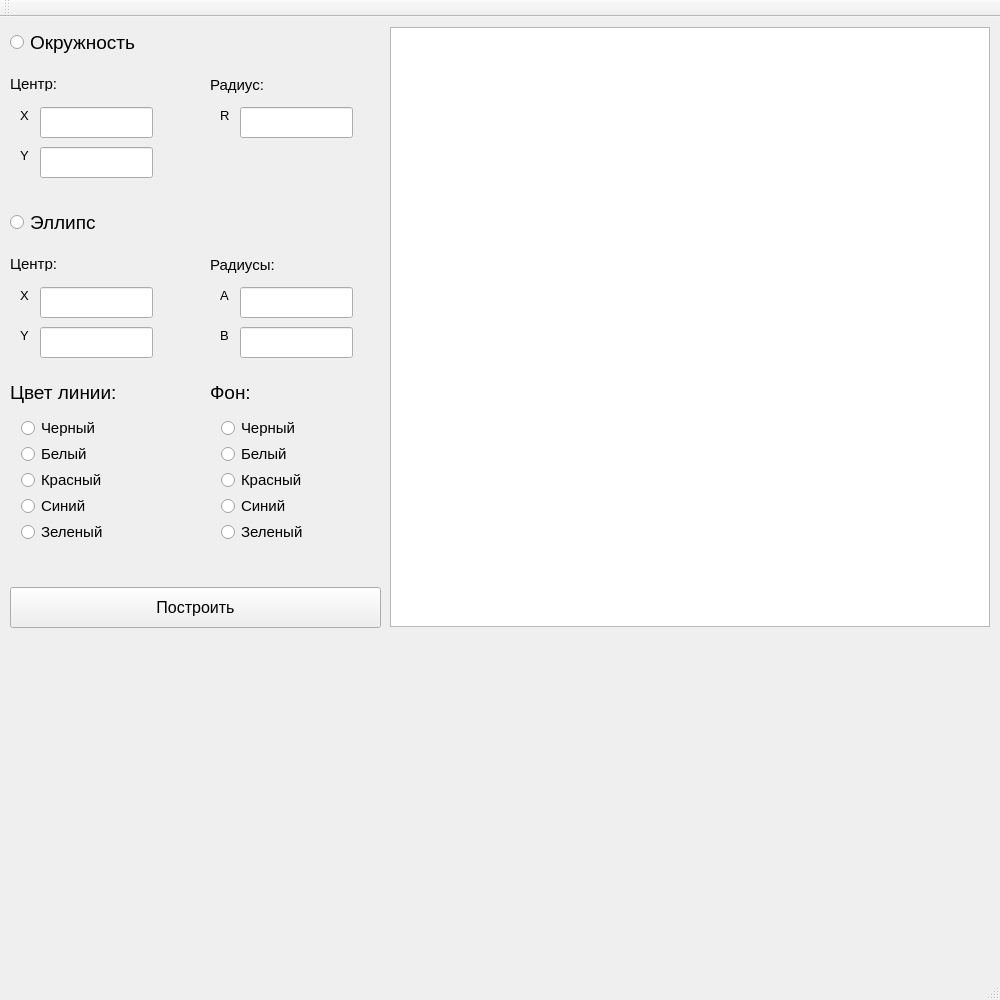
<?xml version="1.0" encoding="UTF-8"?>
<ui version="4.0">
 <class>MainWindow</class>
 <widget class="QMainWindow" name="MainWindow">
  <property name="geometry">
   <rect>
    <x>0</x>
    <y>0</y>
    <width>1000</width>
    <height>1000</height>
   </rect>
  </property>
  <property name="minimumSize">
   <size>
    <width>1000</width>
    <height>1000</height>
   </size>
  </property>
  <property name="windowTitle">
   <string>MainWindow</string>
  </property>
  <widget class="QWidget" name="centralWidget">
   <widget class="QGraphicsView" name="graphicsView">
    <property name="geometry">
     <rect>
      <x>390</x>
      <y>10</y>
      <width>600</width>
      <height>600</height>
     </rect>
    </property>
    <property name="minimumSize">
     <size>
      <width>600</width>
      <height>600</height>
     </size>
    </property>
   </widget>
   <widget class="QLineEdit" name="lineEdit">
    <property name="geometry">
     <rect>
      <x>40</x>
      <y>90</y>
      <width>113</width>
      <height>31</height>
     </rect>
    </property>
   </widget>
   <widget class="QLabel" name="label_2">
    <property name="geometry">
     <rect>
      <x>10</x>
      <y>60</y>
      <width>59</width>
      <height>14</height>
     </rect>
    </property>
    <property name="font">
     <font>
      <pointsize>11</pointsize>
     </font>
    </property>
    <property name="text">
     <string>Центр:</string>
    </property>
   </widget>
   <widget class="QLabel" name="label_3">
    <property name="geometry">
     <rect>
      <x>20</x>
      <y>90</y>
      <width>16</width>
      <height>16</height>
     </rect>
    </property>
    <property name="font">
     <font>
      <pointsize>10</pointsize>
     </font>
    </property>
    <property name="text">
     <string>X</string>
    </property>
   </widget>
   <widget class="QLabel" name="label_4">
    <property name="geometry">
     <rect>
      <x>20</x>
      <y>130</y>
      <width>16</width>
      <height>16</height>
     </rect>
    </property>
    <property name="font">
     <font>
      <pointsize>10</pointsize>
     </font>
    </property>
    <property name="text">
     <string>Y</string>
    </property>
   </widget>
   <widget class="QLineEdit" name="lineEdit_2">
    <property name="geometry">
     <rect>
      <x>40</x>
      <y>130</y>
      <width>113</width>
      <height>31</height>
     </rect>
    </property>
   </widget>
   <widget class="QLabel" name="label_5">
    <property name="geometry">
     <rect>
      <x>210</x>
      <y>60</y>
      <width>81</width>
      <height>16</height>
     </rect>
    </property>
    <property name="font">
     <font>
      <pointsize>11</pointsize>
     </font>
    </property>
    <property name="text">
     <string>Радиус:</string>
    </property>
   </widget>
   <widget class="QLineEdit" name="lineEdit_3">
    <property name="geometry">
     <rect>
      <x>240</x>
      <y>90</y>
      <width>113</width>
      <height>31</height>
     </rect>
    </property>
   </widget>
   <widget class="QLabel" name="label_6">
    <property name="geometry">
     <rect>
      <x>220</x>
      <y>90</y>
      <width>16</width>
      <height>16</height>
     </rect>
    </property>
    <property name="font">
     <font>
      <pointsize>10</pointsize>
     </font>
    </property>
    <property name="text">
     <string>R</string>
    </property>
   </widget>
   <widget class="QRadioButton" name="radioButton">
    <property name="geometry">
     <rect>
      <x>10</x>
      <y>10</y>
      <width>161</width>
      <height>31</height>
     </rect>
    </property>
    <property name="font">
     <font>
      <pointsize>14</pointsize>
     </font>
    </property>
    <property name="text">
     <string>Окружность</string>
    </property>
   </widget>
   <widget class="QRadioButton" name="radioButton_2">
    <property name="geometry">
     <rect>
      <x>10</x>
      <y>190</y>
      <width>161</width>
      <height>31</height>
     </rect>
    </property>
    <property name="font">
     <font>
      <pointsize>14</pointsize>
     </font>
    </property>
    <property name="text">
     <string>Эллипс</string>
    </property>
   </widget>
   <widget class="QLabel" name="label_7">
    <property name="geometry">
     <rect>
      <x>10</x>
      <y>240</y>
      <width>59</width>
      <height>14</height>
     </rect>
    </property>
    <property name="font">
     <font>
      <pointsize>11</pointsize>
     </font>
    </property>
    <property name="text">
     <string>Центр:</string>
    </property>
   </widget>
   <widget class="QLineEdit" name="lineEdit_4">
    <property name="geometry">
     <rect>
      <x>40</x>
      <y>270</y>
      <width>113</width>
      <height>31</height>
     </rect>
    </property>
   </widget>
   <widget class="QLineEdit" name="lineEdit_5">
    <property name="geometry">
     <rect>
      <x>40</x>
      <y>310</y>
      <width>113</width>
      <height>31</height>
     </rect>
    </property>
   </widget>
   <widget class="QLabel" name="label_8">
    <property name="geometry">
     <rect>
      <x>20</x>
      <y>310</y>
      <width>16</width>
      <height>16</height>
     </rect>
    </property>
    <property name="font">
     <font>
      <pointsize>10</pointsize>
     </font>
    </property>
    <property name="text">
     <string>Y</string>
    </property>
   </widget>
   <widget class="QLabel" name="label_9">
    <property name="geometry">
     <rect>
      <x>20</x>
      <y>270</y>
      <width>16</width>
      <height>16</height>
     </rect>
    </property>
    <property name="font">
     <font>
      <pointsize>10</pointsize>
     </font>
    </property>
    <property name="text">
     <string>X</string>
    </property>
   </widget>
   <widget class="QLabel" name="label_14">
    <property name="geometry">
     <rect>
      <x>210</x>
      <y>240</y>
      <width>81</width>
      <height>16</height>
     </rect>
    </property>
    <property name="font">
     <font>
      <pointsize>11</pointsize>
     </font>
    </property>
    <property name="text">
     <string>Радиусы:</string>
    </property>
   </widget>
   <widget class="QLineEdit" name="lineEdit_9">
    <property name="geometry">
     <rect>
      <x>240</x>
      <y>270</y>
      <width>113</width>
      <height>31</height>
     </rect>
    </property>
   </widget>
   <widget class="QLabel" name="label_16">
    <property name="geometry">
     <rect>
      <x>220</x>
      <y>270</y>
      <width>16</width>
      <height>16</height>
     </rect>
    </property>
    <property name="font">
     <font>
      <pointsize>10</pointsize>
     </font>
    </property>
    <property name="text">
     <string>A</string>
    </property>
   </widget>
   <widget class="QLabel" name="label_17">
    <property name="geometry">
     <rect>
      <x>220</x>
      <y>310</y>
      <width>16</width>
      <height>16</height>
     </rect>
    </property>
    <property name="font">
     <font>
      <pointsize>10</pointsize>
     </font>
    </property>
    <property name="text">
     <string>B</string>
    </property>
   </widget>
   <widget class="QLineEdit" name="lineEdit_10">
    <property name="geometry">
     <rect>
      <x>240</x>
      <y>310</y>
      <width>113</width>
      <height>31</height>
     </rect>
    </property>
   </widget>
   <widget class="QPushButton" name="pushButton">
    <property name="geometry">
     <rect>
      <x>10</x>
      <y>570</y>
      <width>371</width>
      <height>41</height>
     </rect>
    </property>
    <property name="font">
     <font>
      <pointsize>12</pointsize>
     </font>
    </property>
    <property name="text">
     <string>Построить</string>
    </property>
   </widget>
   <widget class="QLabel" name="label_10">
    <property name="geometry">
     <rect>
      <x>10</x>
      <y>360</y>
      <width>131</width>
      <height>31</height>
     </rect>
    </property>
    <property name="font">
     <font>
      <pointsize>14</pointsize>
     </font>
    </property>
    <property name="text">
     <string>Цвет линии:</string>
    </property>
   </widget>
   <widget class="QLabel" name="label_11">
    <property name="geometry">
     <rect>
      <x>210</x>
      <y>360</y>
      <width>131</width>
      <height>31</height>
     </rect>
    </property>
    <property name="font">
     <font>
      <pointsize>14</pointsize>
     </font>
    </property>
    <property name="text">
     <string>Фон:</string>
    </property>
   </widget>
   <widget class="QWidget" name="gridLayoutWidget">
    <property name="geometry">
     <rect>
      <x>10</x>
      <y>390</y>
      <width>160</width>
      <height>146</height>
     </rect>
    </property>
    <layout class="QGridLayout" name="gridLayout">
     <item row="0" column="0">
      <widget class="QRadioButton" name="radioButton_3">
       <property name="font">
        <font>
         <pointsize>11</pointsize>
        </font>
       </property>
       <property name="text">
        <string>Черный</string>
       </property>
      </widget>
     </item>
     <item row="2" column="0">
      <widget class="QRadioButton" name="radioButton_5">
       <property name="font">
        <font>
         <pointsize>11</pointsize>
        </font>
       </property>
       <property name="text">
        <string>Красный</string>
       </property>
      </widget>
     </item>
     <item row="1" column="0">
      <widget class="QRadioButton" name="radioButton_4">
       <property name="font">
        <font>
         <pointsize>11</pointsize>
        </font>
       </property>
       <property name="text">
        <string>Белый</string>
       </property>
      </widget>
     </item>
     <item row="3" column="0">
      <widget class="QRadioButton" name="radioButton_6">
       <property name="font">
        <font>
         <pointsize>11</pointsize>
        </font>
       </property>
       <property name="text">
        <string>Синий</string>
       </property>
      </widget>
     </item>
     <item row="4" column="0">
      <widget class="QRadioButton" name="radioButton_7">
       <property name="font">
        <font>
         <pointsize>11</pointsize>
        </font>
       </property>
       <property name="text">
        <string>Зеленый</string>
       </property>
      </widget>
     </item>
    </layout>
   </widget>
   <widget class="QWidget" name="gridLayoutWidget_2">
    <property name="geometry">
     <rect>
      <x>210</x>
      <y>390</y>
      <width>160</width>
      <height>146</height>
     </rect>
    </property>
    <layout class="QGridLayout" name="gridLayout_2">
     <item row="0" column="0">
      <widget class="QRadioButton" name="radioButton_8">
       <property name="font">
        <font>
         <pointsize>11</pointsize>
        </font>
       </property>
       <property name="text">
        <string>Черный</string>
       </property>
      </widget>
     </item>
     <item row="2" column="0">
      <widget class="QRadioButton" name="radioButton_9">
       <property name="font">
        <font>
         <pointsize>11</pointsize>
        </font>
       </property>
       <property name="text">
        <string>Красный</string>
       </property>
      </widget>
     </item>
     <item row="1" column="0">
      <widget class="QRadioButton" name="radioButton_10">
       <property name="font">
        <font>
         <pointsize>11</pointsize>
        </font>
       </property>
       <property name="text">
        <string>Белый</string>
       </property>
      </widget>
     </item>
     <item row="3" column="0">
      <widget class="QRadioButton" name="radioButton_11">
       <property name="font">
        <font>
         <pointsize>11</pointsize>
        </font>
       </property>
       <property name="text">
        <string>Синий</string>
       </property>
      </widget>
     </item>
     <item row="4" column="0">
      <widget class="QRadioButton" name="radioButton_12">
       <property name="font">
        <font>
         <pointsize>11</pointsize>
        </font>
       </property>
       <property name="text">
        <string>Зеленый</string>
       </property>
      </widget>
     </item>
    </layout>
   </widget>
  </widget>
  <widget class="QMenuBar" name="menuBar">
   <property name="geometry">
    <rect>
     <x>0</x>
     <y>0</y>
     <width>1000</width>
     <height>19</height>
    </rect>
   </property>
  </widget>
  <widget class="QToolBar" name="mainToolBar">
   <attribute name="toolBarArea">
    <enum>TopToolBarArea</enum>
   </attribute>
   <attribute name="toolBarBreak">
    <bool>false</bool>
   </attribute>
  </widget>
  <widget class="QStatusBar" name="statusBar"/>
 </widget>
 <layoutdefault spacing="6" margin="11"/>
 <resources/>
 <connections/>
</ui>
